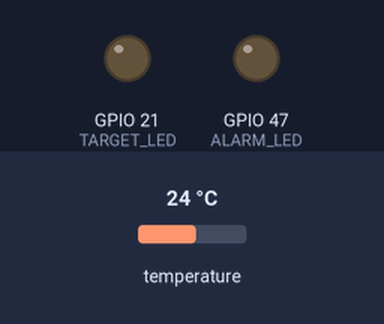
The sketch below on a simulated ESP32. Shown: output pins drawn as LEDs (lit = HIGH). The inputs (shaded band) are chosen by the test bench; at power-on: temperature 24 °C. Random numbers use the default seed unless the sketch sets one; what the sketch prints to the serial monitor is not drawn.

Above: at 3.6 s.
3.7 s: temperature set to 26.6 °C
7.5 s: temperature set to 27.5 °C
At 9.9 s:
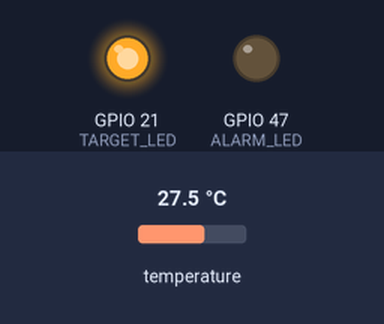
10.4 s: temperature set to 29.3 °C
14.5 s: temperature set to 30.4 °C
At 16.2 s:
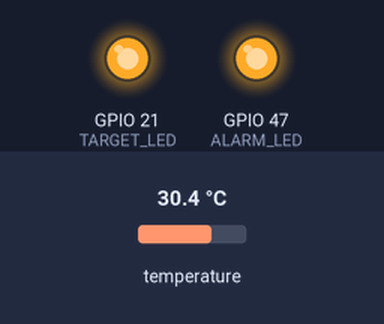
17.3 s: temperature set to 28.9 °C
20.3 s: temperature set to 27.2 °C
At 22.1 s:
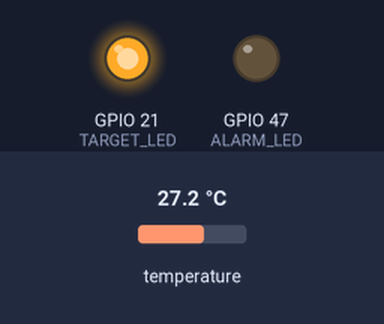
Timing chart, 0 to 23.6 s (numbered marks = the images above; inputs shaded):
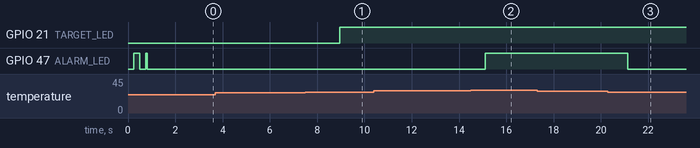

Measured:
- the behaviour switches between 26.9 and 27 °C on temperature (found by bisection; images 0 and 1)
- the behaviour switches between 29.9 and 30 °C on temperature (found by bisection; images 1 and 2)
- the behaviour switches between 28.1 and 28 °C on temperature (found by bisection; images 2 and 3)
- after the input at 3.7 s, every drawn part: stays the same
- after the input at 7.5 s, GPIO 21 (TARGET_LED): LOW → HIGH after 1.5 s
- after the input at 10.4 s, every drawn part: stays the same
- after the input at 14.5 s, GPIO 47 (ALARM_LED): LOW → HIGH after 0.60 s
- after the input at 17.3 s, every drawn part: stays the same
- after the input at 20.3 s, GPIO 47 (ALARM_LED): HIGH → LOW after 0.84 s

The sketch:

01_Model.ino
```cpp
/*
  V1.9 - Pokreni temperaturno upravljani model
  1. Procitaj kratko ponavljanje i postupak u Wordu iz iste mape.
  POKUS=0: stvarni senzor; POKUS=1/2: pripremljeni SIM niz iz Worda.
  2. Uredi samo postavku ili funkciju navedenu u trenutnom koraku.
  3. Spremi, Verify, Upload; Serial Monitor 115200, zatim RESET.
  4. Trazene retke i slike kopiraj u mjesta DOKAZ u istom Wordu.
  Spojeve mijenjaj bez napajanja. Servo ukljuci samo nakon pregleda nastavnika.
*/

// Dio izvornog projekta: Postavke.h
#define POKUS 0

#include <Arduino.h>

// UREDI U ARDUINO IDE-U, PREVEDI I PONOVNO PRENESI PROGRAM.
// Serial Monitor (115200 baud) sluzi samo promatranju ispisa.
namespace Postavke {
constexpr char UREDAJ_ID[] = "u07"; // Dodjeljuje nastavnik; nije vjerodajnica.
// UCENIK: mijenjaj jednu vrijednost po pokusu i zabiljezi ocekivanje.
constexpr uint32_t INTERVAL_MJERENJA_MS = 2000; // Dopusteno: 2000 ili 3000.
constexpr float ODOBRENA_KOREKCIJA_C = 0.0f;
constexpr float KOREKCIJA_C = POKUS > 0 ? 0.0f : ODOBRENA_KOREKCIJA_C;             // Samo prethodno odobrena korekcija.
constexpr float ALARM_UKLJUCI_C = 30.0f;
constexpr float ALARM_ISKLJUCI_C = 28.0f;
constexpr bool ISPITNI_ULAZ = (POKUS > 0);           // false = stvarni DS18B20.

// Za simulaciju postavi ISPITNI_ULAZ=true i KOREKCIJA_C=0.0f.
// Vrijednost zadaje SIROVU temperaturu; korekcija se dodaje i u simulaciji.
// Nevaljano stvara pogresku; BezNovihUzoraka ne osvjezava staro mjerenje.
enum class VrstaUzorka { Vrijednost, Nevaljano, BezNovihUzoraka };
struct IspitniKorak {
  uint32_t trajanjeMs;
  VrstaUzorka vrsta;
  float sirovaC;
};
#if POKUS == 1
constexpr IspitniKorak ISPITNI_NIZ[] = {
  {4000, VrstaUzorka::Vrijednost, 26.5f},
  {4000, VrstaUzorka::Vrijednost, 27.0f},
  {4000, VrstaUzorka::Vrijednost, 26.5f},
  {4000, VrstaUzorka::Vrijednost, 26.0f},
  {4000, VrstaUzorka::Vrijednost, 26.5f},
};
#elif POKUS == 2
constexpr IspitniKorak ISPITNI_NIZ[] = {
  {4000, VrstaUzorka::Vrijednost, 27.0f},
  {4000, VrstaUzorka::Nevaljano, 0.0f},
  {4000, VrstaUzorka::Vrijednost, 26.5f},
};
#else
constexpr IspitniKorak ISPITNI_NIZ[] = {{4000, VrstaUzorka::Vrijednost, 26.0f}};
#endif
// Posljednji korak ostaje aktivan nakon zavrsetka niza. Reset ponavlja cijeli niz.
constexpr size_t BROJ_ISPITNIH_KORAKA = sizeof(ISPITNI_NIZ)/sizeof(ISPITNI_NIZ[0]);

// P05: odabir se primjenjuje JEDNOM, nakon prvog valjanog mjerenja.
// Pocetak je uvijek zatvoren. Greska ponistava rucni zahtjev; oporavak ostaje AUTO.
// P13/P14 zanemaruju ovu pocetnu lokalnu postavku: njima upravlja mrezna aplikacija.
enum class LokalniNacin { AUTO, OPEN, CLOSE };
constexpr LokalniNacin POCETNI_LOKALNI_NACIN = LokalniNacin::AUTO;

// NASTAVNIK: prema podatkovnom listu i rasterecenom mehanizmu odobri
// granice i polozaje u MIKROSEKUNDAMA; nula nije odobren polozaj.
// Impulsi su 50 Hz. Numericka provjera nije dokaz mehanicke sigurnosti.
constexpr bool SERVO_OMOGUCEN = false;
constexpr int SERVO_MIN_US = 0;
constexpr int SERVO_MAX_US = 0;
constexpr int SERVO_ZATVORENO_US = 0;
constexpr int SERVO_OTVORENO_US = 0;


// PROVJERE: ove retke ne mijenjaj radi zaobilazenja prijavljene pogreske.
static_assert(INTERVAL_MJERENJA_MS==2000 || INTERVAL_MJERENJA_MS==3000,
              "INTERVAL_MJERENJA_MS mora biti 2000 ili 3000.");
static_assert(KOREKCIJA_C>=-20.0f && KOREKCIJA_C<=20.0f,
              "KOREKCIJA_C mora biti konacna i u rasponu -20..20.");
static_assert(ALARM_ISKLJUCI_C>=-55.0f && ALARM_UKLJUCI_C<=125.0f &&
              ALARM_ISKLJUCI_C<ALARM_UKLJUCI_C,
              "Alarm zahtijeva -55 <= donji < gornji <= 125.");
static_assert(!SERVO_OMOGUCEN ||
              (SERVO_MIN_US>=500 && SERVO_MAX_US<=2500 &&
               SERVO_MIN_US<SERVO_MAX_US &&
               SERVO_ZATVORENO_US>=SERVO_MIN_US && SERVO_ZATVORENO_US<=SERVO_MAX_US &&
               SERVO_OTVORENO_US>=SERVO_MIN_US && SERVO_OTVORENO_US<=SERVO_MAX_US &&
               SERVO_ZATVORENO_US!=SERVO_OTVORENO_US),
              "Prije omogucivanja serva unesi odobrene, razlicite polozaje i granice.");
static_assert(POCETNI_LOKALNI_NACIN==LokalniNacin::AUTO ||
              POCETNI_LOKALNI_NACIN==LokalniNacin::OPEN ||
              POCETNI_LOKALNI_NACIN==LokalniNacin::CLOSE,
              "Nevaljan pocetni lokalni nacin.");
constexpr bool ispravanIspitniNiz() {
  if(BROJ_ISPITNIH_KORAKA==0) return false;
  for(const auto &k:ISPITNI_NIZ) {
    if(k.trajanjeMs<1000 || k.trajanjeMs>60000) return false;
    if(k.vrsta==VrstaUzorka::Vrijednost) {
      if(!(k.sirovaC>=-55.0f && k.sirovaC<=125.0f)) return false;
    } else if(k.vrsta!=VrstaUzorka::Nevaljano && k.vrsta!=VrstaUzorka::BezNovihUzoraka) return false;
  }
  return true;
}
static_assert(ispravanIspitniNiz(),"Provjeri vrstu, trajanje i temperaturu ispitnih koraka.");
} // namespace Postavke


// Dio izvornog projekta: P05_Model.ino

// Dio izvornog projekta: ModelCore.h

// Nastavni model s oznacenim postavkama i kratkom alarmnom funkcijom. Arduino-ESP32 3.x; kamera i prosirna ploca odspojene.
#include <Arduino.h>
#include <OneWire.h>
#include <DallasTemperature.h>
#include <ArduinoJson.h>
#include <esp_system.h>
#include <freertos/FreeRTOS.h>
#include <freertos/task.h>
#include <freertos/semphr.h>
#include <math.h>


// Dio izvornog projekta: Zadatak.h

// UCENICKI DIO: procitaj, promijeni zadani prag na pocetku programa ili jednu
// oznacenu usporedbu, predvidi granicne rezultate, prevedi i ponovno prenesi.
// Za referentni primjer ukljucive su granice >= gornji i <= donji.
// Vrati ovu provjerenu verziju nakon usporednog pokusa.
// Okvir ovu funkciju poziva SAMO za valjanu i svjezu korigiranu temperaturu.
// Nevaljan podatak ne smije se pretvoriti u nulu niti izbrisati memoriju alarma.
inline bool alarmniUvjet(float t, bool prethodno) {
  if (t >= Postavke::ALARM_UKLJUCI_C) {   // OZNACENA USPOREDBA UKLJUCIVANJA
    return true;
  }
  if (t <= Postavke::ALARM_ISKLJUCI_C) {  // OZNACENA USPOREDBA POVRATKA
    return false;
  }
  return prethodno;                     // PAMCENJE U PODRUCJU HISTEREZE
}


// Dio izvornog projekta: LabRecord.h

#include <stdint.h>
#include <stddef.h>
#include <cmath>
#include <cstdio>
// Zadana infrastruktura v5. Lokalni sat, intervali kraci od polovine opsega.
struct LabRecord {
  bool hasSample=false, hasAttempt=false, attemptValid=false;
  uint32_t sampleSeq=0, sampleTimeMs=0, attemptTimeMs=0;
  float sampleValue=0;
  void complete(float value, bool valid, uint32_t now) {
    hasAttempt=true; attemptTimeMs=now;
    attemptValid=valid && std::isfinite(value) && value>=-55.0f && value<=125.0f;
    if(attemptValid){hasSample=true; ++sampleSeq; sampleTimeMs=now; sampleValue=value;}
  }
  const char* sampleStatus(uint32_t now, uint32_t maximum=6000) const {
    return !hasSample?"UNKNOWN":uint32_t(now-sampleTimeMs)>maximum?"STALE":"VALID";
  }
  const char* attemptStatus() const {return !hasAttempt?"UNKNOWN":attemptValid?"VALID":"INVALID";}
  bool usable(uint32_t now) const {return hasSample && attemptValid && uint32_t(now-sampleTimeMs)<=6000u;}
  // JSON fragment; no credentials, no comparison of clocks on different devices.
  bool json(char* out, size_t capacity, uint32_t now) const {
    char st[24]="null",sa[24]="null",at[24]="null",aa[24]="null",v[32]="null";
    if(hasSample){std::snprintf(st,sizeof(st),"%lu",(unsigned long)sampleTimeMs);
      std::snprintf(sa,sizeof(sa),"%lu",(unsigned long)(now-sampleTimeMs));
      std::snprintf(v,sizeof(v),"%.3f",double(sampleValue));}
    if(hasAttempt){std::snprintf(at,sizeof(at),"%lu",(unsigned long)attemptTimeMs);
      std::snprintf(aa,sizeof(aa),"%lu",(unsigned long)(now-attemptTimeMs));}
    int n=std::snprintf(out,capacity,
      "\"sample_seq\":%lu,\"sample_time_ms\":%s,\"sample_age_ms\":%s,\"attempt_time_ms\":%s,\"attempt_age_ms\":%s,\"sample_value\":%s,\"sample_unit\":\"degC\",\"sample_status\":\"%s\",\"attempt_status\":\"%s\",\"control_usable\":%s,\"message_age_ms\":null,\"message_age_reason\":\"UNSYNCHRONIZED_CLOCKS\",\"estimated_state\":\"UNKNOWN\",\"physical_state\":\"UNKNOWN\"",
      (unsigned long)sampleSeq,st,sa,at,aa,v,sampleStatus(now),attemptStatus(),usable(now)?"true":"false");
    return n>0 && size_t(n)<capacity;
  }
};


static String nonce16() {
  char b[17]; snprintf(b,sizeof(b),"%08lx%08lx",(unsigned long)esp_random(),(unsigned long)esp_random());
  return String(b);
}
static SemaphoreHandle_t modelMutex=nullptr;
struct ModelLock {
  ModelLock(){ xSemaphoreTake(modelMutex,portMAX_DELAY); }
  ~ModelLock(){ xSemaphoreGive(modelMutex); }
};

class ModelCore {
 public:
  static constexpr uint8_t DQ=4, SERVO=14, TARGET_LED=21, ALARM_LED=47;
  OneWire wire{DQ};
  DallasTemperature ds{&wire};
  DeviceAddress address{};
  bool sensorFound=false, pending=false, requested=false;
  bool test=Postavke::ISPITNI_ULAZ, simulationStarted=false, simulationFinished=false;
  size_t simulationStep=0;
  uint32_t simulationBootMs=0,simulationStepMs=0;
  bool initialLocalModeApplied=false;
  String initialLocalResult="WAITING_FOR_VALID_SAMPLE";
  bool hasGood=false, latestGood=false, targetOpen=false, manual=false;
  bool alarmMemory=false, armed=false, servoConfigured=false;
  bool appOnline=false, supervised=false;
  uint32_t networkEpoch=0, lastHeartbeatMs=0;
  uint32_t requestMs=0, lastGoodMs=0, lastTestMs=0, seq=0, periodMs=Postavke::INTERVAL_MJERENJA_MS;
  float raw=NAN, value=NAN, offset=Postavke::KOREKCIJA_C;
  int minUs=0,maxUs=0,closedUs=0,openUs=0,lastPulse=-1;
  String bootId;
  LabRecord record;

  void begin(bool useNetwork=false) {
    supervised=useNetwork; bootId=nonce16();
    pinMode(TARGET_LED,OUTPUT); digitalWrite(TARGET_LED,LOW);
    pinMode(ALARM_LED,OUTPUT); digitalWrite(ALARM_LED,LOW);
    pinMode(SERVO,INPUT); // Bez impulsa dok nastavnik ne odobri konfiguraciju u kodu.
    minUs=Postavke::SERVO_MIN_US; maxUs=Postavke::SERVO_MAX_US;
    closedUs=Postavke::SERVO_ZATVORENO_US; openUs=Postavke::SERVO_OTVORENO_US;
    servoConfigured=minUs>=500 && maxUs<=2500 && minUs<maxUs &&
      closedUs>=minUs && closedUs<=maxUs && openUs>=minUs && openUs<=maxUs && closedUs!=openUs;
    if(Postavke::SERVO_OMOGUCEN && servoConfigured) {
      armed=ledcAttach(SERVO,50,14);
      if(armed) outputs(millis());
    }
    if(!test){ds.begin(); ds.setWaitForConversion(false); ds.setAutoSaveScratchPad(false);}
    simulationBootMs=millis();
    if(supervised) initialLocalResult="REMOTE_MODEL_STARTS_AUTO";
  }
  bool valid(uint32_t now) const {
    return hasGood && latestGood && uint32_t(now-lastGoodMs)<=6000u;
  }
  const char *readingStatus(uint32_t now) const {
    if(!latestGood) return hasGood?"INVALID":"UNAVAILABLE";
    return uint32_t(now-lastGoodMs)>6000u?"STALE":"VALID";
  }
  void decide(uint32_t now) {
    if(!valid(now)){ manual=false; targetOpen=false; return; }
    if(!manual) {
      if(value>=27.0f) targetOpen=true;
      else if(value<=26.0f) targetOpen=false;
    }
    alarmMemory=alarmniUvjet(value,alarmMemory);
  }
  void completed(float t, bool ok, uint32_t now) {
    ++seq; raw=t;
    latestGood=ok && isfinite(t) && t>=-55.0f && t<=125.0f &&
               isfinite(t+offset) && t+offset>=-55.0f && t+offset<=125.0f;
    if(latestGood){ value=t+offset; hasGood=true; lastGoodMs=now; }
    else value=NAN;
    record.complete(value,latestGood,now);
    decide(now);
  }
  void invalidate() { latestGood=false; value=NAN; raw=NAN; manual=false; targetOpen=false; }
  void networkLost() {
    if(appOnline) { appOnline=false; ++networkEpoch; }
    manual=false; decide(millis());
  }
  void heartbeat(uint32_t now) { appOnline=true; lastHeartbeatMs=now; }
  void outputs(uint32_t now) {
    digitalWrite(TARGET_LED,targetOpen?HIGH:LOW);
    digitalWrite(ALARM_LED,valid(now)?(alarmMemory?HIGH:LOW):((now/250u)%2u?HIGH:LOW));
    if(armed) {
      const int pulse=targetOpen?openUs:closedUs;
      if(pulse!=lastPulse) {
        // PWM14F_50HZ: 14 bita i cjelobrojno odsijecanje, jednako P04/C4 Servo sloju.
        uint32_t duty=(uint32_t(pulse)*16384u)/20000u;
        if(ledcWrite(SERVO,duty)) lastPulse=pulse;
        else { ledcDetach(SERVO); pinMode(SERVO,INPUT); armed=false; lastPulse=-1; }
      }
    }
  }
  void simulate(uint32_t now) {
    bool stepChanged=false;
    if(!simulationStarted) {
      // Vidljiv pocetak bez valjanog mjerenja; isti statusni ugovor kao senzor.
      if(uint32_t(now-simulationBootMs)<750u) return;
      simulationStarted=true; simulationStepMs=now; stepChanged=true;
    }
    const auto *step=&Postavke::ISPITNI_NIZ[simulationStep];
    if(uint32_t(now-simulationStepMs)>=step->trajanjeMs) {
      if(simulationStep+1<Postavke::BROJ_ISPITNIH_KORAKA) {
        ++simulationStep; simulationStepMs=now; step=&Postavke::ISPITNI_NIZ[simulationStep];stepChanged=true;
      } else simulationFinished=true;
    }
    if(step->vrsta==Postavke::VrstaUzorka::BezNovihUzoraka) return;
    if(stepChanged || uint32_t(now-lastTestMs)>=periodMs) {
      const bool ok=step->vrsta==Postavke::VrstaUzorka::Vrijednost;
      completed(ok?step->sirovaC:NAN,ok,now);lastTestMs=now;
    }
  }
  void tick() {
    uint32_t now=millis();
    if(supervised && appOnline && uint32_t(now-lastHeartbeatMs)>6000u) networkLost();
    if(test) {
      simulate(now);
    } else if(pending) {
      if(uint32_t(now-requestMs)>=750u) {
        float t=sensorFound?ds.getTempC(address):NAN;
        completed(t,sensorFound && t!=DEVICE_DISCONNECTED_C,millis()); pending=false;
      }
    } else if(!requested || uint32_t(now-requestMs)>=periodMs) {
      // Ovaj spoj zahtijeva tocno jedan DS18B20 s vlastitim VDD napajanjem.
      // Pretraga obnavlja popis nakon fizickog odspajanja/ponovnog spajanja.
      // Rezolucija se ne zapisuje u EEPROM u svakoj iteraciji.
      // DallasTemperature::begin() nekih inacica ima namjerne stanke i
      // pamti detektirano parazitno napajanje. Zato ovdje izravno pretrazujemo
      // 1-Wire i provjeravamo tocno jedan ROM; ne zovemo begin u svakoj petlji.
      DeviceAddress other{};
      wire.reset_search();
      sensorFound=wire.search(address) && OneWire::crc8(address,7)==address[7] &&
                  address[0]==0x28 && !wire.search(other);
      ds.setOneWire(&wire); ds.setWaitForConversion(false); ds.setAutoSaveScratchPad(false);
      sensorFound=sensorFound && !ds.readPowerSupply(address);
      if(sensorFound) {
        ds.setResolution(address,12,true);
        sensorFound=ds.getResolution(address)==12;
      }
      bool started=false;
      requestMs=millis();
      if(sensorFound) {
        const auto request=ds.requestTemperaturesByAddress(address);
        started=request.result;
        requestMs=started?request.timestamp:millis();
      }
      requested=true; pending=started;
      if(!started) completed(NAN,false,requestMs);
    }
    now=millis(); decide(now);
    if(!supervised && !initialLocalModeApplied && valid(now)) {
      initialLocalModeApplied=true;
      const auto mode=Postavke::POCETNI_LOKALNI_NACIN;
      initialLocalResult=action(mode==Postavke::LokalniNacin::OPEN?"OPEN":
                                mode==Postavke::LokalniNacin::CLOSE?"CLOSE":"AUTO");
    }
    outputs(millis());
  }
  String action(const String &cmd) {
    decide(millis());
    if(cmd=="AUTO") { manual=false; decide(millis()); outputs(millis()); return "OK"; }
    if(cmd!="OPEN" && cmd!="CLOSE") return "BAD_ACTION";
    if(!valid(millis())) return "INVALID_MEASUREMENT";
    manual=true; targetOpen=(cmd=="OPEN"); outputs(millis()); return "OK";
  }
  void fill(JsonDocument &doc) const {
    const uint32_t now=millis(); const bool good=valid(now);
    doc["device_id"]=Postavke::UREDAJ_ID;
    doc["boot_id"]=bootId; doc["seq"]=seq; doc["attempt_seq"]=seq; doc["source"]=test?"test":"sensor";
    if(isfinite(raw)) doc["raw_c"]=raw; else doc["raw_c"]=nullptr;
    if(good) doc["temperature_c"]=value; else doc["temperature_c"]=nullptr;
    doc["valid"]=good; doc["reading_status"]=readingStatus(now);
    if(hasGood) doc["sample_age_ms"]=uint32_t(now-lastGoodMs); else doc["sample_age_ms"]=nullptr;
    doc["mode"]=manual?"MANUAL":"AUTO"; doc["target"]=targetOpen?"OPEN":"CLOSED";
    doc["alarm"]=good?(alarmMemory?"ON":"OFF"):"UNKNOWN";
    doc["alarm_state"]=good?(alarmMemory?"ON":"OFF"):"UNKNOWN";
    doc["communication_state"]=!supervised?"UNKNOWN":appOnline?"ONLINE":"OFFLINE";
    doc["alarm_memory"]=alarmMemory; doc["actuatorArmed"]=armed;
    doc["servo_configured"]=servoConfigured; doc["offset_c"]=offset; doc["period_ms"]=periodMs;
    doc["app_online"]=appOnline; doc["uptime_ms"]=now;
    doc["physical_position_verified"]=false;
    doc["sample_seq"]=record.sampleSeq;
    if(record.hasSample){doc["sample_time_ms"]=record.sampleTimeMs; doc["sample_value"]=record.sampleValue;}
    else{doc["sample_time_ms"]=nullptr; doc["sample_value"]=nullptr;}
    if(record.hasAttempt){doc["attempt_time_ms"]=record.attemptTimeMs; doc["attempt_age_ms"]=uint32_t(now-record.attemptTimeMs);}
    else{doc["attempt_time_ms"]=nullptr; doc["attempt_age_ms"]=nullptr;}
    doc["sample_unit"]="degC"; doc["sample_status"]=record.sampleStatus(now);
    doc["attempt_status"]=record.attemptStatus(); doc["control_usable"]=good;
    doc["message_age_ms"]=nullptr; doc["message_age_reason"]="UNSYNCHRONIZED_CLOCKS";
    doc["target_state"]=targetOpen?"OPEN":"CLOSED";
    doc["estimated_state"]="UNKNOWN"; doc["physical_state"]="UNKNOWN";
    doc["alarm_on_c"]=Postavke::ALARM_UKLJUCI_C;doc["alarm_off_c"]=Postavke::ALARM_ISKLJUCI_C;
    if(test && simulationStarted)doc["test_step"]=simulationStep+1;else doc["test_step"]=nullptr;
    doc["test_finished"]=simulationFinished;doc["initial_local_result"]=initialLocalResult;
  }
  String status() const { JsonDocument d; fill(d); String s; serializeJson(d,s); return s; }

};
static ModelCore model;
static void localControlTask(void *) {
  TickType_t wake=xTaskGetTickCount();
  for(;;){ { ModelLock lock; model.tick(); } vTaskDelayUntil(&wake,pdMS_TO_TICKS(10)); }
}
static bool startModel(bool network=false) {
  modelMutex=xSemaphoreCreateMutex(); if(!modelMutex) return false;
  model.begin(network);
  return xTaskCreatePinnedToCore(localControlTask,"lokalni_model",8192,nullptr,2,nullptr,1)==pdPASS;
}


void setup() {
  Serial.begin(115200);
  if(!startModel(false)){Serial.println("FATAL: lokalni zadatak nije pokrenut.");while(true)delay(1000);}
  Serial.println("P05 MODEL | DQ4 SERVO14 LED21 ALARM47");
  Serial.println("Ovaj program: uredi oznaceno, prevedi i prenesi. Serial je samo izlaz.");
  Serial.println(Postavke::SERVO_OMOGUCEN?"Servo: nastavnicka konfiguracija u kodu.":"Servo: iskljucen, pokus se moze pratiti LED-ovima.");
}
void loop() {
  static uint32_t last=0;
  if(uint32_t(millis()-last)>=1000u){last=millis();String s;{ModelLock lock;s=model.status();}Serial.println(s);}
  delay(2);
}
```
